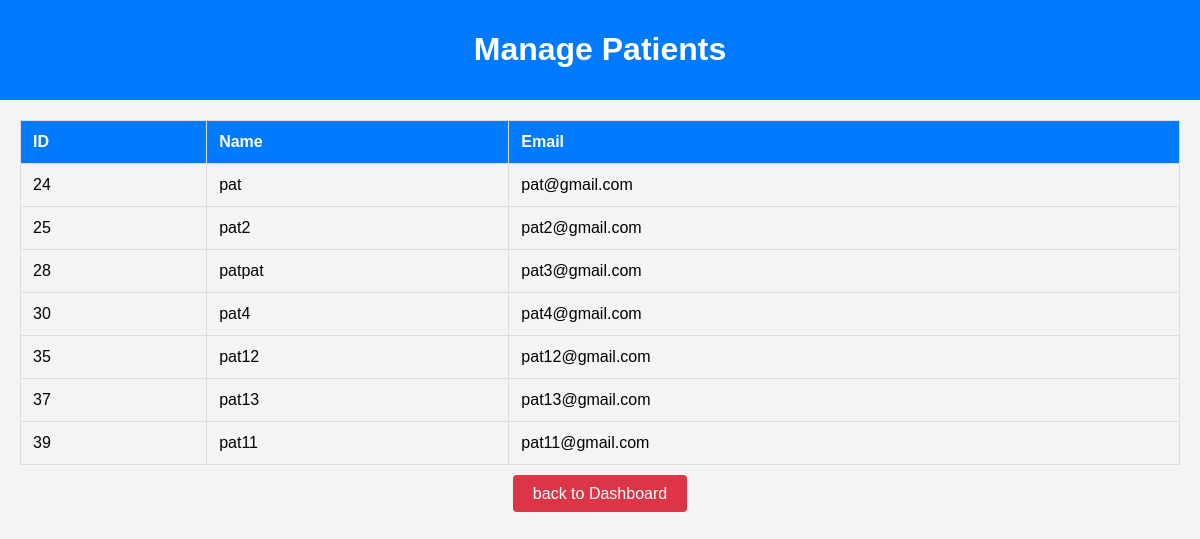
Page /doctor/manage_patients.php (signed in) on the earlier database version.
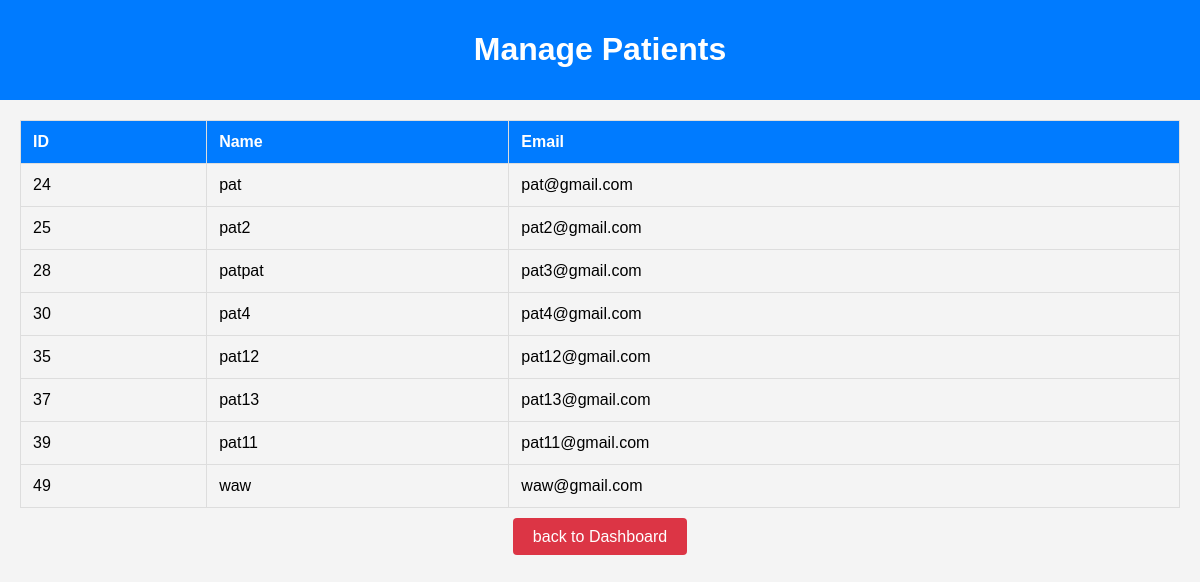
Same page on the later database version.
### tables this page shows
CREATE TABLE `users` (
  `id` int(11) NOT NULL,
  `name` varchar(255) NOT NULL,
  `email` varchar(255) NOT NULL,
  `password` varchar(255) NOT NULL,
  `user_type` enum('admin','doctor','patient') NOT NULL,
  `created_at` timestamp NOT NULL DEFAULT current_timestamp(),
  `updated_at` timestamp NOT NULL DEFAULT current_timestamp() ON UPDATE current_timestamp(),
  `image` varchar(255) DEFAULT 'default_images/default.jpg'
);

### doctor/manage_patients.php (the view, shortened to what this page needs)
<?php
include '../db.php';
$stmt = $pdo->prepare("SELECT id, name, email FROM users WHERE user_type = 'patient'");
$stmt->execute();
$patients = $stmt->fetchAll();
?>
<!DOCTYPE html>
<html lang="en">
<head>
</head>
<body>
<div class="navbar">
    <h1>Manage Patients</h1>
</div>
<div class="container">
    <table>
        <thead>
            <tr>
                <th>ID</th>
                <th>Name</th>
                <th>Email</th>
            </tr>
        </thead>
        <tbody>
            <?php foreach ($patients as $patient): ?>
                <tr>
                    <td><?php echo htmlspecialchars($patient['id']); ?></td>
                    <td><?php echo htmlspecialchars($patient['name']); ?></td>
                    <td><?php echo htmlspecialchars($patient['email']); ?></td>
                </tr>
            <?php endforeach; ?>
        </tbody>
    </table>
    <div class="logout">
        <a href="doctor_dashboard.php">back to Dashboard</a>
    </div>
</div>
</body>
</html>

Differences in the rows shown:
added users: id "49", name "waw", email "waw@gmail.com"
